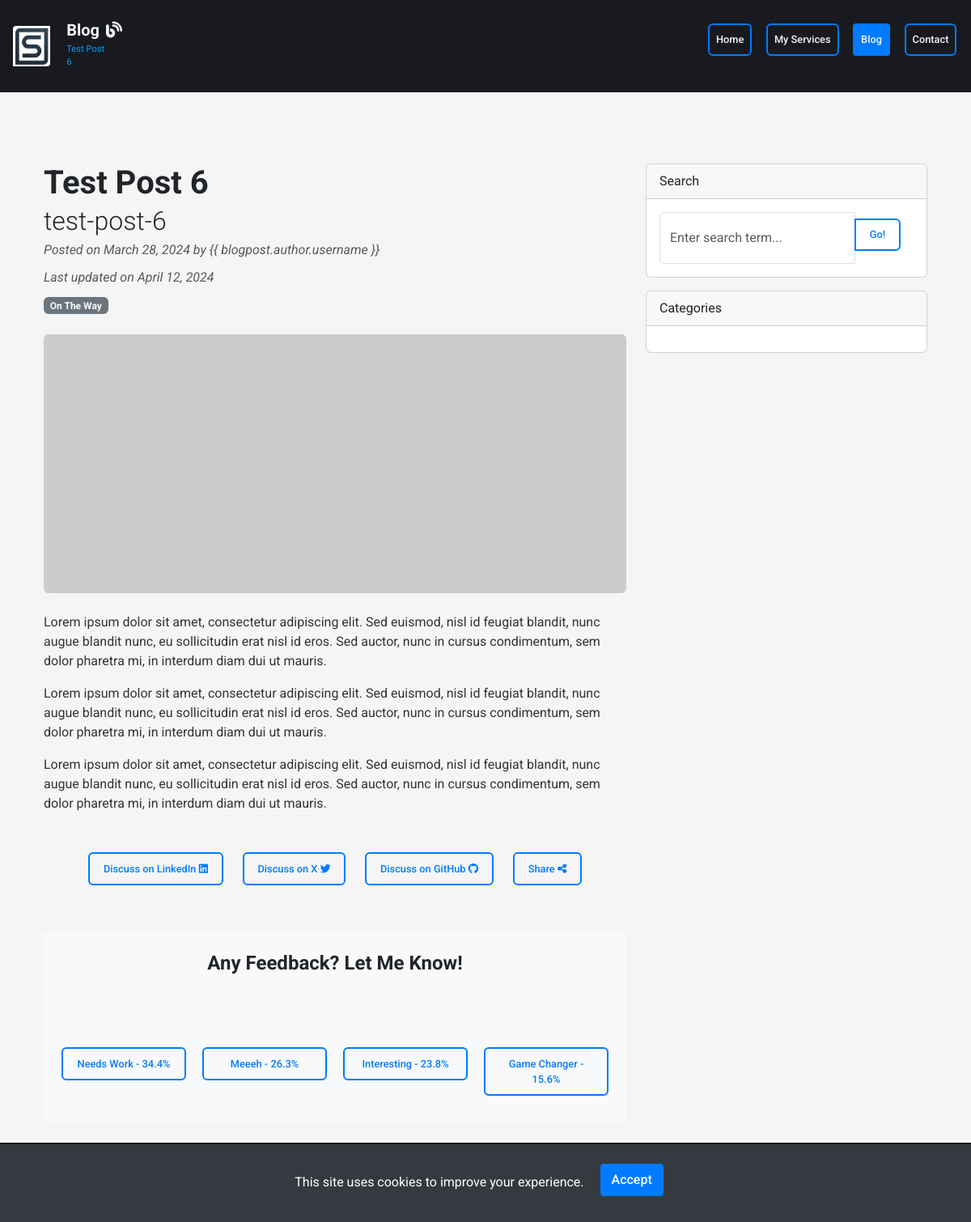
/blog/post/6/, run on an earlier commit of the app's database.
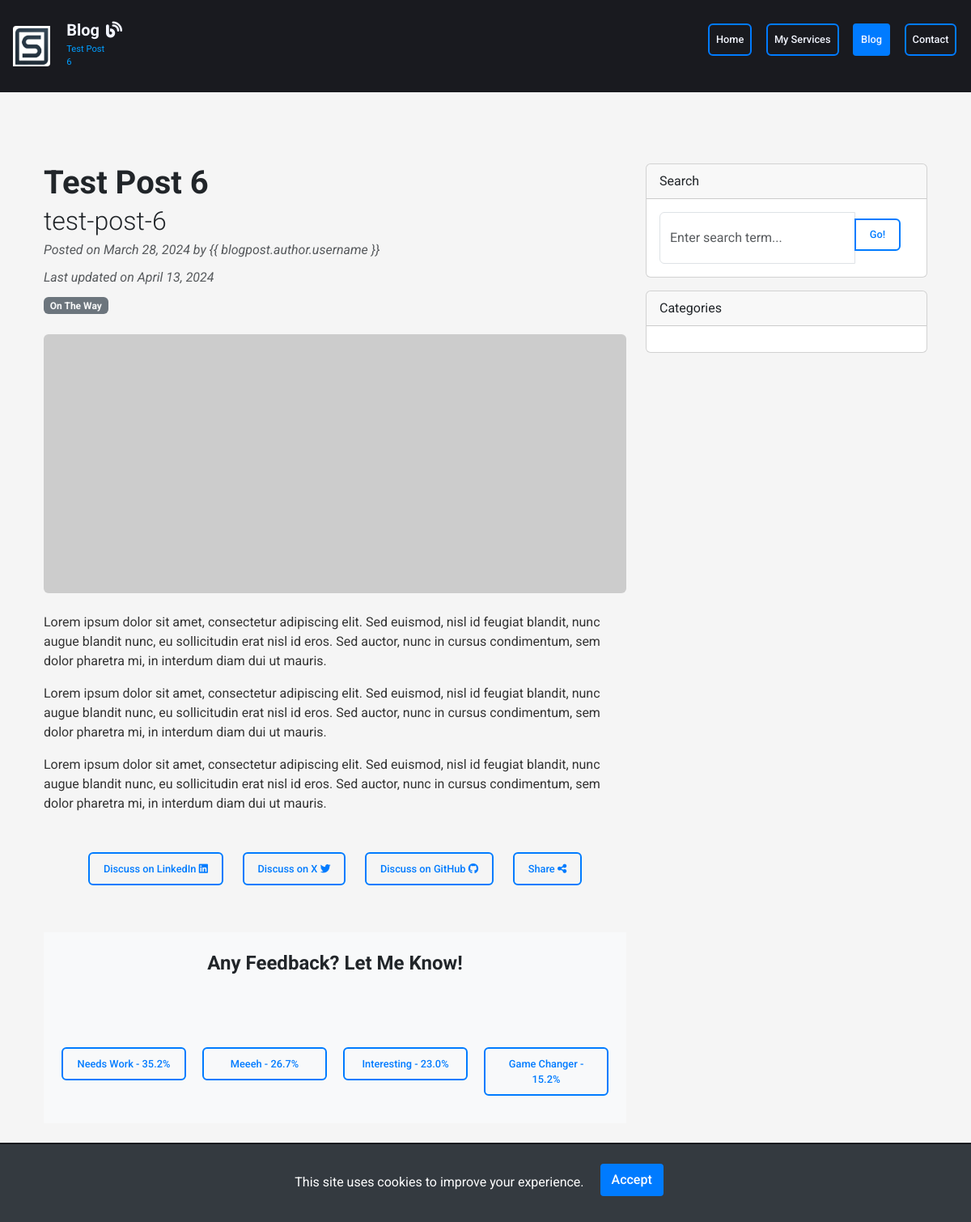
And on a later commit of the database.
### blog/models.py (models this page shows, shortened)
class BlogPost(models.Model):
    title = models.CharField(max_length=200)
    slug = models.SlugField(max_length=250, unique_for_date='created_at', null=True, blank=True)
    content = models.TextField()
    created_at = models.DateTimeField(auto_now_add=True)
    updated_at = models.DateTimeField(auto_now=True)
    image = models.ImageField(upload_to='blog_images/', blank=True, null=True)
    author = models.ForeignKey(User, on_delete=models.CASCADE, null=True)
    categories = models.ManyToManyField(Category, related_name='blog_posts')
    needs_work_votes = models.PositiveIntegerField(default=0)
    meh_votes = models.PositiveIntegerField(default=0)
    interesting_votes = models.PositiveIntegerField(default=0)
    game_changer_votes = models.PositiveIntegerField(default=0)

### blog/views.py (the view)
# urls.py: path('post/<int:pk>/', BlogPostDetailView.as_view(), name='blog_detail'),
class BlogPostDetailView(DetailView):
    model = BlogPost
    template_name = 'blog/blogpost_detail.html'
    def get_context_data(self, **kwargs):
        context = super().get_context_data(**kwargs)
        blogpost = context.get('blogpost')
        friendly_names = {
            'needs_work': 'Needs Work',
            'meh': 'Meeeh',
            'interesting': 'Interesting',
            'game_changer': 'Game Changer'
        }
        context['choices'] = friendly_names
        context['vote_form'] = BlogPostVoteForm()
        total_votes = sum(getattr(blogpost, f"{choice}_votes") for choice in friendly_names)
        context['vote_percentages'] = {
            choice: (getattr(blogpost, f"{choice}_votes") / total_votes * 100 if total_votes > 0 else 0)
            for choice in friendly_names
        }
        return context

### blog/forms.py
class BlogPostVoteForm(forms.Form):
    VOTE_CHOICES = (
        ('needs_work', 'Needs Work'),
        ('meh', 'Meh'),
        ('interesting', 'Interesting'),
        ('game_changer', 'Game Changer'),
    )
    vote = forms.ChoiceField(choices=VOTE_CHOICES, widget=forms.RadioSelect)

### blog/templatetags/blog_extras.py (called while the page is built)
@register.filter
def get_item(dictionary, key):
    return dictionary.get(key)

### blog/templates/blog/blogpost_detail.html (shortened to what this page needs)
{% extends "base.html" %}
{% load blog_extras %}
{% block content %}
<div class="container mt-5">
  <div class="row">
    <div class="col-lg-8">
      <article>
        <header class="mb-4">
          <h1 class="fw-bolder mb-1">{{ blogpost.title }}</h1>
          <h2 class="fw-light mb-1">{{ blogpost.slug }}</h2>
          <div class="text-muted fst-italic mb-2">Posted on {{ blogpost.created_at|date:'F d, Y' }} by {{
            blogpost.author.username }}
          </div>
          <div class="text-muted fst-italic mb-2">Last updated on <time
              datetime="{{ blogpost.updated_at|date:'Y-m-d' }}">{{ blogpost.updated_at|date:'F d, Y' }}</time></div>
          <div>
            {% for category in blogpost.categories.all %}
            <a class="badge bg-secondary text-decoration-none link-light" href="#"
              aria-label="Category: {{ category.name }}">{{ category.name }}</a>
            {% endfor %}
          </div>
        </header>
        <figure class="mb-4">
          {% if blogpost.image %}
          <img class="img-fluid rounded" src="{{ blogpost.image.url }}" alt="{{ blogpost.title }}" />
          {% else %}
          <img class="img-fluid rounded" src="https://dummyimage.com/900x400/ced4da/6c757d.jpg"
            alt="default image for {{ blogpost.title }}" />
          {% endif %}
        </figure>
        <section class="mb-5">
          <div class="comment-container">
              {{ blogpost.content|linebreaks }}
              <div class="social-discussion-buttons text-center mt-4">
                  <a href="https://www.linkedin.com/shareArticle?mini=true&url={{ request.build_absolute_uri }}"
                     class="btn btn-outline-primary mt-2 comment-button" target="_blank">
                      Discuss on LinkedIn <i class="fab fa-linkedin"></i>
                  </a>
                  <a href="https://x.com/intent/tweet?text=Check out this blog post&url={{ request.build_absolute_uri }}"
                     class="btn btn-outline-primary mt-2 comment-button" target="_blank">
                      Discuss on X <i class="fab fa-twitter"></i>
                  </a>
                  <a href="https://github.com/your-repo/your-project/issues/new?title=Discussion about {{ blogpost.title|urlencode }}"
                     class="btn btn-outline-primary mt-2 comment-button" target="_blank">
                      Discuss on GitHub <i class="fab fa-github"></i>
                  </a>
                  <button id="shareBtn" class="btn btn-outline-primary mt-2 comment-button">
                      Share <i class="fas fa-share-alt"></i>
                  </button>
              </div>
          </div>
      </section>
      </article>
      <section class="poll-voting-section bg-light py-4 my-4">
        <div class="container">
          <h4 class="text-center mb-4">Any Feedback? Let Me Know!</h4>
          <div class="vote-container">
            {% for key, display_name in choices.items %}
            <button type="button" class="btn btn-outline-primary mt-2 align-self-start vote-button"
              data-vote-type="{{ key }}" data-post-id="{{ blogpost.pk }}">
              {{ display_name }} - <span id="vote_{{ key }}_percent">
                {{ vote_percentages|get_item:key|floatformat:"1" }}%
              </span>
            </button>
            {% endfor %}
          </div>
        </div>
      </section>
    </div>
    <div class="col-lg-4">
      <div class="card mb-3">
        <div class="card-header">Search</div>
        <div class="card-body">
          <div class="input-group">
            <input class="form-control" type="text" placeholder="Enter search term..." aria-label="Enter search term..."
              aria-describedby="button-search" />
            <button class="btn btn-outline-primary mt-2 align-self-start" id="button-search" type="button">Go!</button>
          </div>
        </div>
      </div>
      <div class="card mb-4">
        <div class="card-header">Categories</div>
        <div class="card-body">
        </div>
      </div>
    </div>
  </div>
  {% endblock %}

What changed in the data, as far as the page shows it:
changed BlogPost "Test Post 6": updated_at "April 12, 2024" → "April 13, 2024"
Also different on the page:
new list line: "Needs Work - 35.2 %"
new list line: "Meeeh - 26.7 %"
new list line: "Interesting - 23.0 %"
new list line: "Game Changer - 15.2 %"
list line gone: "Needs Work - 34.4 %"
list line gone: "Meeeh - 26.3 %"
list line gone: "Interesting - 23.8 %"
list line gone: "Game Changer - 15.6 %"
